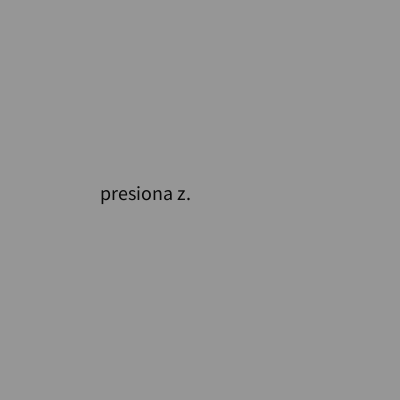
Frame 1 (no input)
Frame 60 (the mouse pressed at the canvas centre just before this capture): identical to frame 1, image omitted
Frame 120 (the mouse held since frame 60 and released just before this capture): identical to frame 1, image omitted

The Processing sketch that drew this single still picture (run headless with seeded random() and noise(); from frame 60 on, the mouse is pressed at the canvas centre):

// Processing sketch: juego_snake
// ── juego_snake.pde
//------------Variables---------------------
int filas = 40;
int columnas = 40;
int bs = 40;
ArrayList<Integer> posX = new ArrayList<Integer>();
ArrayList<Integer> posY = new ArrayList<Integer>();

int dir=3;
int[] dx = {0, 0, -1, 1};
int[] dy = {-1, 1, 0, 0};

int appleX;
int appleY;

boolean gameOver=true;
boolean modeEpilepsia=false;
//------------Inicialización----------------
void setup() {
  size(400, 400);
  frameRate(20);
  //IniSnake
  posX.add(10);
  posY.add(10);
  appleX = (int) random(0, 20);
  appleY = (int) random(0, 20);
}
//------------Main--------------------------
void draw() {
  if (modeEpilepsia) {
    background((int) random(0, 200), (int) random(0, 255), (int) random(0, 255));
  } else {
    background(150);//Fondo Blanco
  }
  if (gameOver) {
    fill(10);
    textSize(20);
    text("presiona z.", 100, height/2);
  } else {
    //Grid
    fill(0);
    for (int i = 0; i < filas; i++) {
      line(0, i*bs, width, i*bs);
    }
    for (int j = 0; j < columnas; j++) {
      line(j*bs, 0, j*bs, height);
    }


    //moveSnake
    posX.add(0, posX.get(0)+dx[dir]);
    posY.add(0, posY.get(0)+dy[dir]);
    posX.remove(posX.size()-1);
    posY.remove(posY.size()-1);
    //detectBorder
    if ( ( posX.get(0)<0 )||( posX.get(0)>filas-1 )||( posY.get(0)<0 )||( posY.get(0)>columnas-1 ) ) {
      gameOver=true;
    }

    //eat
    if ((posX.get(0)==appleX)&&(posY.get(0)==appleY)) {
      appleX = (int) random(0, 20);
      appleY = (int) random(0, 20);
      posX.add(posX.get(posX.size()-1));
      posY.add(posY.get(posY.size()-1));
    }
    //drawApple
    if (modeEpilepsia) {
      fill((int) random(0, 255), (int) random(0, 255), (int) random(0, 255));
    } else {
      fill(255, 0, 0);
    }
    rect(appleX*bs, appleY*bs, bs, bs);
    //drawSnake
    if (modeEpilepsia) {
      fill((int) random(0, 200), (int) random(0,150), (int) random(0, 255));
    } else {
      fill(0, 0, 255);
    }
    for (int i = 0; i < posX.size(); i++) {
      ellipse(posX.get(i)*bs, posY.get(i)*bs, bs, bs);
    }
  }
}

void keyPressed() {
  if (key=='h')modeEpilepsia=!modeEpilepsia;
  if (key=='w')dir=0;
  if (key=='s')dir=1;
  if (key=='a')dir=2;
  if (key=='d')dir=3;
  if (key=='z') {
    gameOver=false;
    posX.clear();
    posY.clear();
    posX.add(10);
    posY.add(10);
    appleX = (int) random(0, 20);
    appleY = (int) random(0, 20);
  }
}
